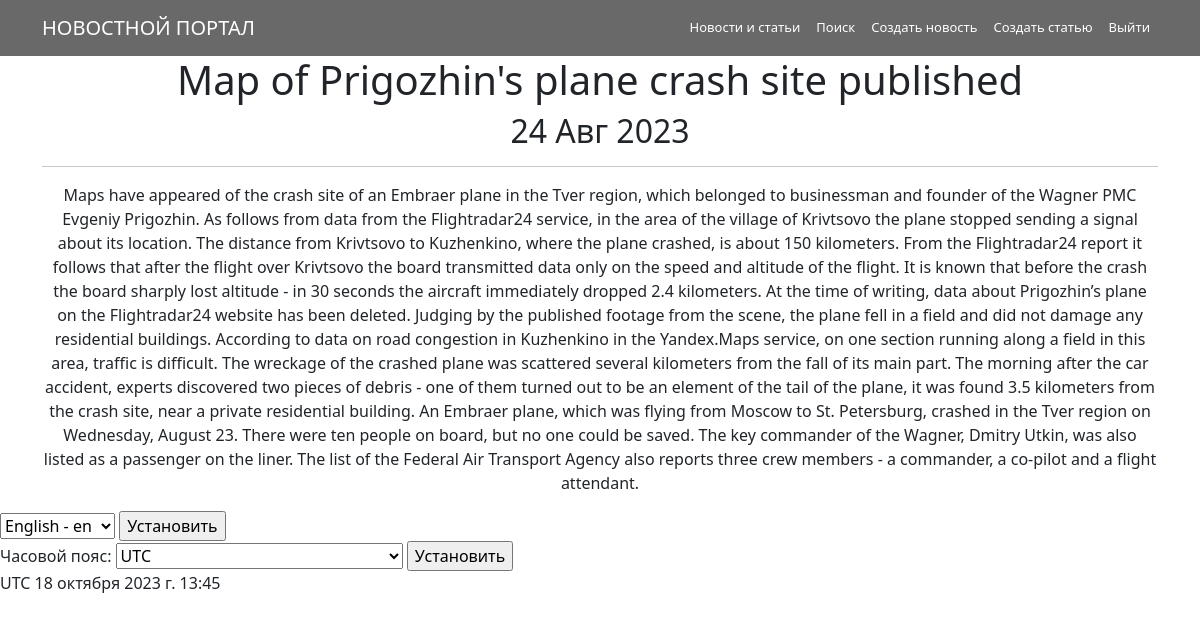
The app's page /posts/35 (signed in) with its own data.
### news/models.py (models this page shows, shortened)
class Post(models.Model):
    news = 'NW'
    article = 'AR'
    CHAPTER = [
        (news, 'Новость'),
        (article, 'Статья')
    ]
    post_type = models.CharField(max_length=2, choices=CHAPTER, default=news)
    post_time = models.DateTimeField(auto_now_add=True)
    headline = models.CharField(max_length=255)
    article_text = models.TextField()
    rating = models.IntegerField(default=0)
    post_author = models.ForeignKey(Author, on_delete=models.CASCADE)
    post_category = models.ManyToManyField(Category, through='PostCategory')

### news/views.py (the view)
# urls.py: path('<int:pk>', cache_page(300)(PostDetail.as_view()), name='post_detail'),
class PostDetail(LoginRequiredMixin, DetailView):
    template_name = 'post.html'
    queryset = Post.objects.all()
    form_class = PostForm
    def get_object(self, *args, **kwargs):
        obj = cache.get(f'post-{self.kwargs["pk"]}', None)
        if not obj:
            obj = super().get_object(queryset=self.queryset)
            cache.set(f'post-{self.kwargs["pk"]}', obj)
        return obj
    def get_context_data(self, **kwargs):
        context = super().get_context_data(**kwargs)
        context['form'] = self.form_class()
        context['current_time'] = timezone.localtime(timezone.now())
        context['timezones'] = pytz.common_timezones
        return context
    def post(self, request, *args, **kwargs):
        form = self.form_class(request.POST)
        if request.method == 'POST':
            request.session['django_timezone'] = request.POST['timezone']
            return redirect('post_list')
        if form.is_valid():
            form.save()
        return super().get(request, *args, **kwargs)

### news/forms.py
class PostForm(forms.ModelForm):
    headline = forms.CharField(label='Заголовок')
    article_text = forms.CharField(min_length=20, label='Текст новости')
    post_author = forms.ModelChoiceField(queryset=Author.objects.all(), label='Автор', empty_label='Любой')
    post_category=forms.ModelMultipleChoiceField(queryset=Category.objects.all(), label='Категория')
    class Meta:
        model = Post
        fields = [
            'headline',
            'article_text',
            'post_author',
            'post_category'
        ]

### templates/post.html (shortened to what this page needs)
{% extends 'flatpages/default.html' %}
{% load tz %}
{% block content %}
<h1>{{ post.headline }}</h1>
<h2>{{ post.post_time|date:'d M Y' }}</h2>
<hr>
<p>{{ post.article_text }}</p>
{% endblock content %}

### records on screen
Post: headline "Map of Prigozhin's plane crash site published", post_time "24 Авг 2023", article_text "Maps have appeared of the crash site of an Embraer plane in the Tver region, which belonged to businessman and founder of the Wagner PMC Evgeniy Prigozhin. As follows from data from the Flightradar24 service, in the area of the village of Krivtsovo the plane stopped sending a signal about its location. The distance from Krivtsovo to Kuzhenkino, where the plane crashed, is about 150 kilometers. From the Flightradar24 report it follows that after the flight over Krivtsovo the board transmitted data only on the speed and altitude of the flight. It is known that before the crash the board sharply lost altitude - in 30 seconds the aircraft immediately dropped 2.4 kilometers. At the time of…"

### other values on screen
{{ TIME_ZONE }} "UTC"
{{ current_time|timezone:TIME_ZONE }} "18 октября 2023 г. 13:45"
form field language "English - en"
form field timezone "UTC"
